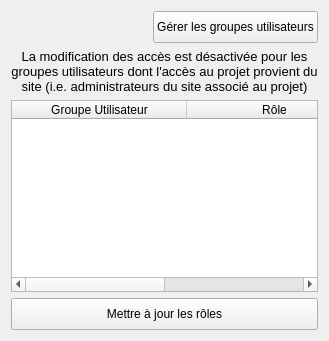
         <widget class="QWidget" name="tabUserGroups">
          <attribute name="icon">
           <iconset resource="../../resources/TeraClient.qrc">
            <normaloff>:/icons/usergroup.png</normaloff>:/icons/usergroup.png</iconset>
          </attribute>
          <attribute name="title">
           <string>Groupes utilisateurs</string>
          </attribute>
          <layout class="QVBoxLayout" name="verticalLayout_4">
           <item>
            <layout class="QHBoxLayout" name="horizontalLayout_5">
             <item>
              <spacer name="horizontalSpacer_3">
               <property name="orientation">
                <enum>Qt::Horizontal</enum>
               </property>
               <property name="sizeHint" stdset="0">
                <size>
                 <width>40</width>
                 <height>20</height>
                </size>
               </property>
              </spacer>
             </item>
             <item>
              <widget class="QPushButton" name="btnUserGroups">
               <property name="sizePolicy">
                <sizepolicy hsizetype="Expanding" vsizetype="Fixed">
                 <horstretch>0</horstretch>
                 <verstretch>0</verstretch>
                </sizepolicy>
               </property>
               <property name="minimumSize">
                <size>
                 <width>0</width>
                 <height>32</height>
                </size>
               </property>
               <property name="maximumSize">
                <size>
                 <width>400</width>
                 <height>16777215</height>
                </size>
               </property>
               <property name="cursor">
                <cursorShape>PointingHandCursor</cursorShape>
               </property>
               <property name="text">
                <string>Gérer les groupes utilisateurs</string>
               </property>
               <property name="icon">
                <iconset resource="../../resources/TeraClient.qrc">
                 <normaloff>:/icons/usergroup.png</normaloff>:/icons/usergroup.png</iconset>
               </property>
               <property name="iconSize">
                <size>
                 <width>24</width>
                 <height>24</height>
                </size>
               </property>
              </widget>
             </item>
            </layout>
           </item>
           <item>
            <widget class="QLabel" name="lblInherited">
             <property name="sizePolicy">
              <sizepolicy hsizetype="Preferred" vsizetype="Preferred">
               <horstretch>0</horstretch>
               <verstretch>0</verstretch>
              </sizepolicy>
             </property>
             <property name="font">
              <font>
               <pointsize>10</pointsize>
              </font>
             </property>
             <property name="text">
              <string>La modification des accès est désactivée pour les groupes utilisateurs dont l'accès au projet provient du site (i.e. administrateurs du site associé au projet)</string>
             </property>
             <property name="alignment">
              <set>Qt::AlignCenter</set>
             </property>
             <property name="wordWrap">
              <bool>true</bool>
             </property>
            </widget>
           </item>
           <item>
            <widget class="QTableWidget" name="tableUserGroups">
             <property name="editTriggers">
              <set>QAbstractItemView::NoEditTriggers</set>
             </property>
             <property name="showDropIndicator" stdset="0">
              <bool>false</bool>
             </property>
             <property name="dragDropOverwriteMode">
              <bool>false</bool>
             </property>
             <property name="selectionMode">
              <enum>QAbstractItemView::NoSelection</enum>
             </property>
             <property name="selectionBehavior">
              <enum>QAbstractItemView::SelectRows</enum>
             </property>
             <property name="iconSize">
              <size>
               <width>24</width>
               <height>24</height>
              </size>
             </property>
             <property name="sortingEnabled">
              <bool>true</bool>
             </property>
             <property name="columnCount">
              <number>2</number>
             </property>
             <attribute name="horizontalHeaderDefaultSectionSize">
              <number>175</number>
             </attribute>
             <attribute name="horizontalHeaderShowSortIndicator" stdset="0">
              <bool>true</bool>
             </attribute>
             <attribute name="horizontalHeaderStretchLastSection">
              <bool>true</bool>
             </attribute>
             <attribute name="verticalHeaderVisible">
              <bool>false</bool>
             </attribute>
             <column>
              <property name="text">
               <string>Groupe Utilisateur</string>
              </property>
             </column>
             <column>
              <property name="text">
               <string>Rôle</string>
              </property>
             </column>
            </widget>
           </item>
           <item>
            <widget class="QPushButton" name="btnUpdateRoles">
             <property name="minimumSize">
              <size>
               <width>0</width>
               <height>32</height>
              </size>
             </property>
             <property name="cursor">
              <cursorShape>PointingHandCursor</cursorShape>
             </property>
             <property name="text">
              <string>Mettre à jour les rôles</string>
             </property>
             <property name="icon">
              <iconset resource="../../resources/TeraClient.qrc">
               <normaloff>:/icons/save.png</normaloff>:/icons/save.png</iconset>
             </property>
             <property name="iconSize">
              <size>
               <width>24</width>
               <height>24</height>
              </size>
             </property>
            </widget>
           </item>
          </layout>
         </widget>
